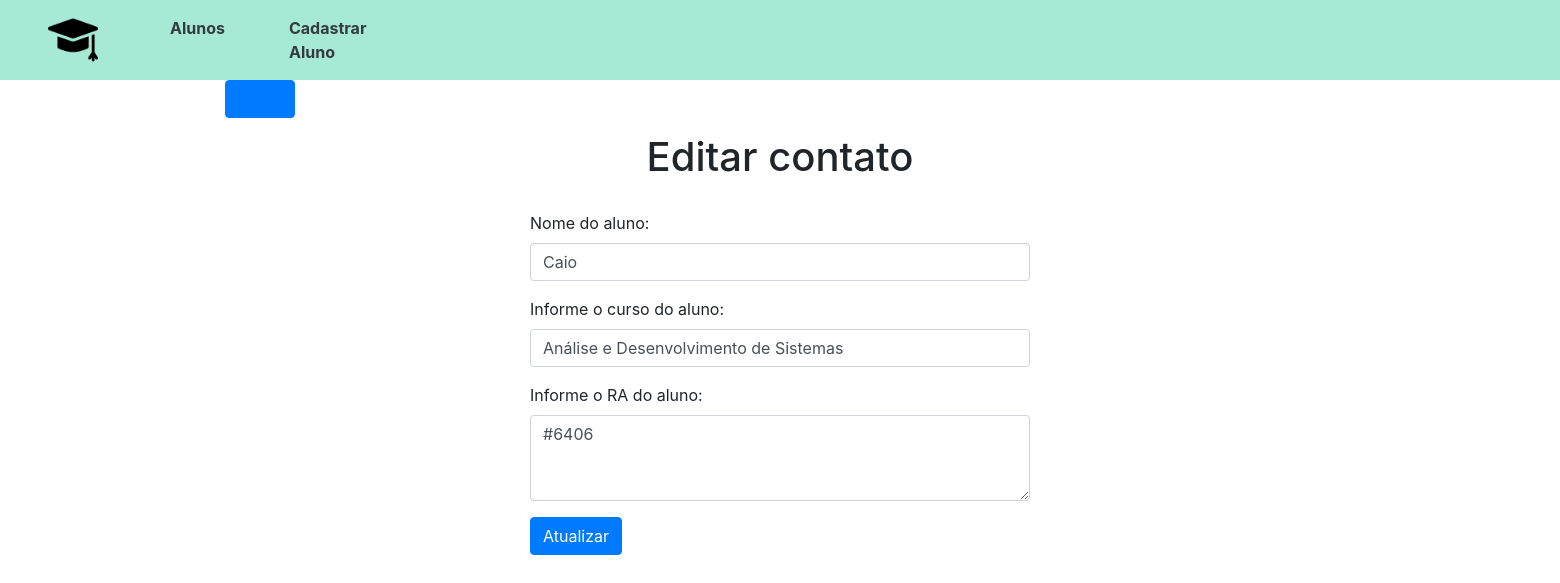
The page /edit.php?id=1 on the database its author committed.
### tables this page shows
CREATE TABLE `aluno` (
  `id` int(10) UNSIGNED NOT NULL,
  `nome` varchar(100) DEFAULT NULL,
  `curso` varchar(100) DEFAULT NULL,
  `ra` varchar(100) DEFAULT NULL,
  `p1` varchar(10) DEFAULT NULL,
  `p2` varchar(10) DEFAULT NULL,
  `p3` varchar(10) DEFAULT NULL,
  `p4` varchar(10) DEFAULT NULL,
  `media` varchar(10) DEFAULT NULL
);

### config/url.php (called while the page is built)
<?php
  $BASE_URL = "http://" . $_SERVER['SERVER_NAME'] . dirname($_SERVER['REQUEST_URI'] . '?') . '/';

### config/process.php (called while the page is built, shortened)
<?php
  include_once("connection.php");
  include_once("url.php");
  $data = $_POST;
  if(!empty($data)) {
    if($data["type"] === "create") {
      $nome = $data["nome"];
      $curso = $data["curso"];
      $ra = $data["ra"];
      $query = "INSERT INTO aluno (nome, curso, ra) VALUES (:nome, :curso, :ra)";
      $stmt = $conn->prepare($query);
      $stmt->bindParam(":nome", $nome);
      $stmt->bindParam(":curso", $curso);
      $stmt->bindParam(":ra", $ra);
      try {
        $stmt->execute();
        $_SESSION["msg"] = "Aluno inserido com sucesso!";
      } catch(PDOException $e) {
        $error = $e->getMessage();
        echo "Erro: $error";
      }
    } else if($data["type"] === "edit") {
      $nome = $data["nome"];
      $curso = $data["curso"];
      $ra = $data["ra"];
      $id = $data["id"];
      $query = "UPDATE aluno
                SET nome = :nome, curso = :curso, ra = :ra
                WHERE id = :id";
      $stmt = $conn->prepare($query);
      $stmt->bindParam(":nome", $nome);
      $stmt->bindParam(":curso", $curso);
      $stmt->bindParam(":ra", $ra);
      $stmt->bindParam(":id", $id);
      try {
        $stmt->execute();
        $_SESSION["msg"] = "Dados do aluno atualizados com sucesso!";
      } catch(PDOException $e) {
        $error = $e->getMessage();
        echo "Erro: $error";
      }
    } else if($data["type"] === "delete") {
      $id = $data["id"];
      $query = "DELETE FROM aluno WHERE id = :id";
      $stmt = $conn->prepare($query);
      $stmt->bindParam(":id", $id);
      try {
        $stmt->execute();
        $_SESSION["msg"] = "Aluno removido com sucesso!";
      } catch(PDOException $e) {
        $error = $e->getMessage();
        echo "Erro: $error";
      }
    } else if($data["type"] === "media"){
      $p1 = $data["p1"];
      $p2 = $data["p2"];
      $p3 = $data["p3"];
      $p4 = $data["p4"];
      $id = $data["id"];
      $intp1 = intval($p1);
      $intp2 = intval($p2);
      $intp3 = intval($p3);
      $intp4 = intval($p4);
      $calc = ($intp1 + $intp2 + $intp3 + $intp4) / 4;
      $media = strval($calc);
      $query = "UPDATE aluno
                SET p1 = :p1, p2 = :p2, p3 = :p3, p4 = :p4, media = :media
                WHERE id = :id";
      $stmt = $conn->prepare($query);
      $stmt->bindParam(":p1", $p1);
      $stmt->bindParam(":p2", $p2);
      $stmt->bindParam(":p3", $p3);
      $stmt->bindParam(":p4", $p4);
      $stmt->bindParam(":media", $media);
      $stmt->bindParam(":id", $id);
      try {
        $stmt->execute();
        $_SESSION["msg"] = "Notas inseridas com sucesso!";
      } catch(PDOException $e) {
        $error = $e->getMessage();
        echo "Erro: $error";
      }
    }
    header("Location:" . $BASE_URL . "../index.php");
  } else {
    if(!empty($_GET)) {
      $id = $_GET["id"];
    }
    if(!empty($id)) {
      $query = "SELECT * FROM aluno WHERE id = :id";
      $stmt = $conn->prepare($query);
      $stmt->bindParam(":id", $id);
      $stmt->execute();
      $alunos = $stmt->fetch();
    } else {
      $aluno = [];
      $query = "SELECT * FROM aluno";
      $stmt = $conn->prepare($query);
      $stmt->execute();
      $alunos = $stmt->fetchAll();
    }
  }

### edit.php (the view, shortened to what this page needs)
<?php
  include_once("templates/header.php");
?>
  <div class="container">
    <h1 id="main-title">Editar contato</h1>
    <form id="create-form" action="<?= $BASE_URL ?>config/process.php" method="POST">
      <div class="form-group">
        <label for="nome">Nome do aluno:</label>
        <input type="text" class="form-control" id="nome" name="nome" placeholder="Digite o nome" value="<?= $alunos['nome'] ?>" required>
      </div>
      <div class="form-group">
        <label for="curso">Informe o curso do aluno:</label>
        <input type="text" class="form-control" id="curso" name="curso" placeholder="Digite o curso" value="<?= $alunos['curso'] ?>" required>
      </div>
      <div class="form-group">
        <label for="RA">Informe o RA do aluno:</label>
        <textarea type="text" class="form-control" id="ra" name="ra" placeholder="Insira o RA do aluno" rows="3"><?= $alunos['ra'] ?></textarea>
      </div>
      <button type="submit" class="btn btn-primary">Atualizar</button>
    </form>
  </div>
<?php
  include_once("templates/footer.php");
?>

### css/styles.css (style rules this page uses)
#main-title { text-align: center; margin: 15px 0 30px; }
#create-form, #edit-form { max-width: 500px; margin: 0 auto; }

### rows shown on the page
aluno: nome "Caio", curso "Análise e Desenvolvimento de Sistemas", ra "#6406"
